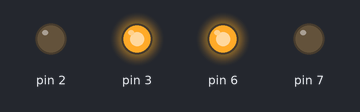
The sketch below on a simulated Arduino Uno, built with avr-gcc and run on an emulated ATmega328P. Parts: output pins drawn as LEDs (lit = HIGH).

Above: at 0.1 s.
Timing chart, 0 to 1.6 s (numbered marks = the images above):
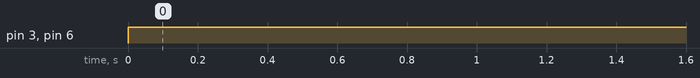

Measured:
- by itself, pin 3, pin 6: LOW → HIGH at 0.00 s

The sketch:

2dcmotor-code.ino
```cpp
void setup()
{
  pinMode(7, OUTPUT);
  pinMode(6, OUTPUT);
  pinMode(3, OUTPUT);
  pinMode(2, OUTPUT);
}

void loop()
{
  digitalWrite(7, LOW);
  digitalWrite(6, HIGH);
  digitalWrite(3, HIGH);
  digitalWrite(2, LOW);
  delay(1000); // Wait for 1000 millisecond(s)
}
```
